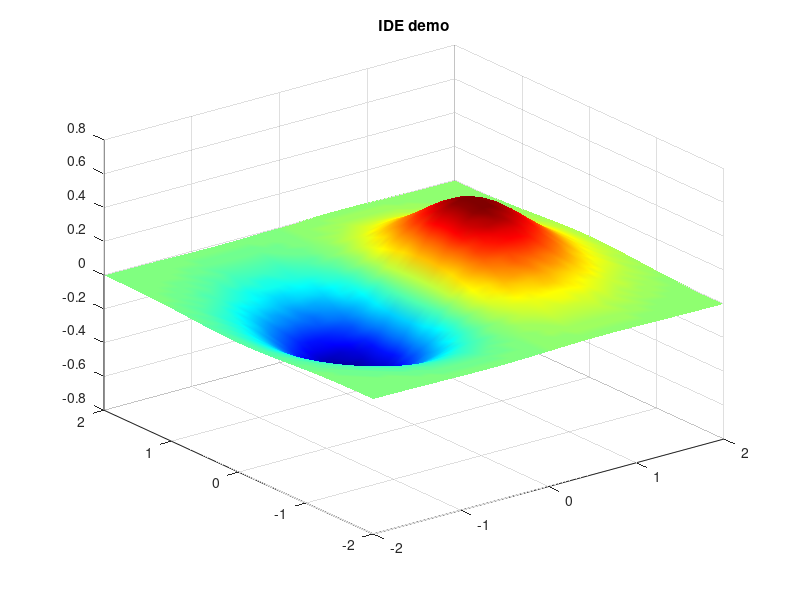

Recreate this plot in MATLAB.
% IDE demo: surface + debugger
[X, Y] = meshgrid(linspace(-2, 2, 40));
Z = X .* exp(-X.^2 - Y.^2);
total = 0;
for k = 1:5
  total = total + k;
end
surf(X, Y, Z); shading interp; colormap(jet);
title('IDE demo');
fprintf('total = %d\n', total);
